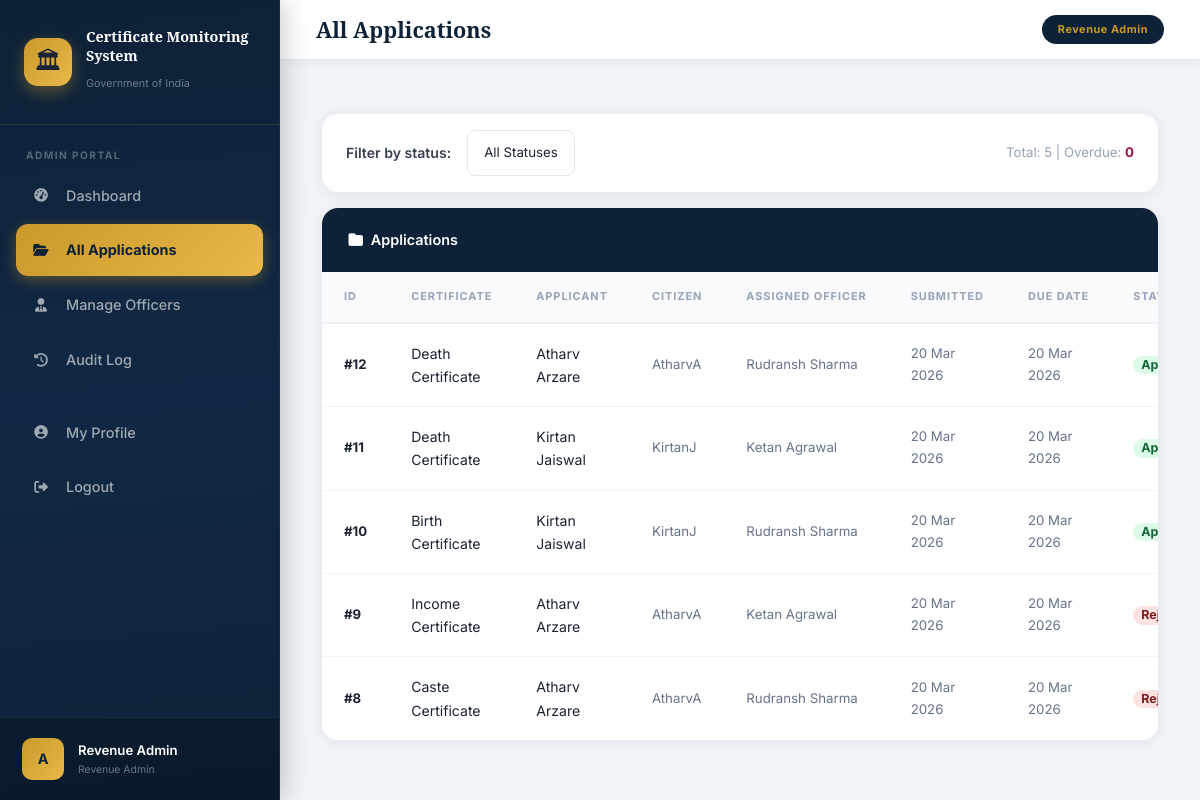
Screenshot of /admin-panel/applications/ (signed in) with the database file from the repository.
### users/models.py (models this page shows, shortened)
class User(AbstractUser):
    CITIZEN = 'CITIZEN'
    OFFICER = 'OFFICER'
    ADMIN = 'ADMIN'
    ROLE_CHOICES = [
        (CITIZEN, 'Citizen'),
        (OFFICER, 'Revenue Officer'),
        (ADMIN, 'Revenue Admin'),
    ]
    role = models.CharField(max_length=10, choices=ROLE_CHOICES, default=CITIZEN)
    phone = models.CharField(max_length=15, blank=True)
    address = models.TextField(blank=True)
    created_at = models.DateTimeField(auto_now_add=True)
    def is_citizen(self):
        return self.role == self.CITIZEN
    def is_officer(self):
        return self.role == self.OFFICER
    def is_admin(self):
        return self.role == self.ADMIN
    def get_role_display_name(self):
        return dict(self.ROLE_CHOICES).get(self.role, self.role)

class OfficerProfile(models.Model):
    user = models.OneToOneField(User, on_delete=models.CASCADE, related_name='officer_profile')
    designation = models.CharField(max_length=100, default='Revenue Officer')
    workload_count = models.IntegerField(default=0)
    is_active = models.BooleanField(default=True)
    is_flagged = models.BooleanField(default=False)
    flag_reason = models.TextField(blank=True)
    admin_remarks = models.TextField(blank=True)
    joined_date = models.DateTimeField(auto_now_add=True)

### applications/models.py (models this page shows, shortened)
class CertificateApplication(models.Model):
    SUBMITTED = 'SUBMITTED'
    ASSIGNED = 'ASSIGNED'
    APPROVED = 'APPROVED'
    REJECTED = 'REJECTED'
    OVERDUE = 'OVERDUE'
    STATUS_CHOICES = [
        (SUBMITTED, 'Submitted'),
        (ASSIGNED, 'Assigned'),
        (APPROVED, 'Approved'),
        (REJECTED, 'Rejected'),
        (OVERDUE, 'Overdue'),
    ]
    CASTE = 'CASTE'
    INCOME = 'INCOME'
    BIRTH = 'BIRTH'
    DEATH = 'DEATH'
    CERTIFICATE_CHOICES = [
        (CASTE, 'Caste Certificate'),
        (INCOME, 'Income Certificate'),
        (BIRTH, 'Birth Certificate'),
        (DEATH, 'Death Certificate'),
    ]
    citizen = models.ForeignKey(User, on_delete=models.CASCADE, related_name='applications')
    assigned_officer = models.ForeignKey(
        OfficerProfile, on_delete=models.SET_NULL, null=True, blank=True,
        related_name='assigned_applications'
    )
    certificate_type = models.CharField(max_length=20, choices=CERTIFICATE_CHOICES)
    status = models.CharField(max_length=15, choices=STATUS_CHOICES, default=SUBMITTED)
    applicant_name = models.CharField(max_length=100)
    applicant_dob = models.DateField()
    applicant_gender = models.CharField(max_length=10, choices=[
        ('Male', 'Male'), ('Female', 'Female'), ('Other', 'Other')
    ])
    applicant_phone = models.CharField(max_length=15)
    applicant_address = models.TextField()
    aadhar_number = models.CharField(max_length=12)
    aadhar_photo = models.ImageField(upload_to='aadhar/%Y/%m/', null=True, blank=True)
    caste_name = models.CharField(max_length=100, blank=True)
    caste_category = models.CharField(max_length=10, blank=True, choices=[
        ('SC', 'SC'), ('ST', 'ST'), ('OBC', 'OBC'), ('General', 'General'),
    ])
    father_name = models.CharField(max_length=100, blank=True)
    purpose = models.TextField(blank=True)
    annual_income = models.CharField(max_length=20, blank=True)
    occupation = models.CharField(max_length=100, blank=True)
    income_purpose = models.TextField(blank=True)
    birth_place = models.CharField(max_length=200, blank=True)
    mother_name = models.CharField(max_length=100, blank=True)
    birth_father_name = models.CharField(max_length=100, blank=True)
    hospital_name = models.CharField(max_length=200, blank=True)
    deceased_name = models.CharField(max_length=100, blank=True)
    death_date = models.DateField(null=True, blank=True)
    death_place = models.CharField(max_length=200, blank=True)
    cause_of_death = models.CharField(max_length=200, blank=True)
    informant_name = models.CharField(max_length=100, blank=True)
    relation_to_deceased = models.CharField(max_length=50, blank=True)
    submitted_date = models.DateTimeField(default=timezone.now)
    assigned_date = models.DateTimeField(null=True, blank=True)
    due_date = models.DateTimeField(null=True, blank=True)
    processed_date = models.DateTimeField(null=True, blank=True)
    remarks = models.TextField(blank=True)
    class Meta:
        ordering = ['-submitted_date']
    def days_remaining(self):
        if self.due_date and self.status in [self.ASSIGNED, self.OVERDUE]:
            delta = self.due_date - timezone.now()
            return delta.days
        return None

### admin_panel/views.py (the view)
    def wrapper(request, *args, **kwargs):
        if not request.user.is_authenticated or not request.user.is_admin():
            messages.error(request, 'Access denied. Admin only.')
            return redirect('login')
        return view_func(request, *args, **kwargs)

### admin_panel/views.py (called while the page is built)
def admin_required(view_func):
    def wrapper(request, *args, **kwargs):
        if not request.user.is_authenticated or not request.user.is_admin():
            messages.error(request, 'Access denied. Admin only.')
            return redirect('login')
        return view_func(request, *args, **kwargs)
    return wrapper

@login_required
@admin_required
def all_applications(request):
    OverdueService.check_and_mark_overdue()
    status_filter = request.GET.get('status', '')
    applications = CertificateApplication.objects.select_related('citizen', 'assigned_officer__user')
    if status_filter:
        applications = applications.filter(status=status_filter)
    total = CertificateApplication.objects.count()
    overdue_count = CertificateApplication.objects.filter(status='OVERDUE').count()
    return render(request, 'admin_panel/all_applications.html', {
        'applications': applications,
        'status_filter': status_filter,
        'total': total,
        'overdue_count': overdue_count,
    })

### automation/services.py (called while the page is built, shortened)
    @staticmethod
    def check_and_mark_overdue():
        from applications.models import CertificateApplication
        from automation.models import AuditLog
        now = timezone.now()
        overdue_apps = CertificateApplication.objects.filter(
            status='ASSIGNED',
            due_date__lt=now
        )
        count = 0
        return count

### templates/admin_panel/all_applications.html (shortened to what this page needs)
{% extends 'base.html' %}
{% block page_title %}All Applications{% endblock %}
{% block active_apps %}active{% endblock %}
{% block content %}
<div class="card mb-3">
  <div class="card-body py-3 px-4">
    <form method="GET" class="d-flex gap-3 align-items-center flex-wrap">
      <label style="font-size:0.88rem;font-weight:600;color:#374151;margin:0;">Filter by status:</label>
      <select name="status" class="form-select" style="width:auto;font-size:0.83rem;border-radius:8px;" onchange="this.form.submit()">
        <option value="">All Statuses</option>
      </select>
      <span class="ms-auto" style="font-size:0.83rem;color:#94a3b8;">Total: {{ total }} | Overdue: <strong style="color:#9f1239;">{{ overdue_count }}</strong></span>
    </form>
  </div>
</div>
<div class="card">
  <div class="card-header-navy"><span><i class="fas fa-folder me-2"></i>Applications{% if status_filter %} — {{ status_filter }}{% endif %}</span></div>
  <div class="card-body p-0">
    <div class="table-responsive">
      <table class="table table-clean mb-0">
        <thead>
          <tr>
            <th>ID</th><th>Certificate</th><th>Applicant</th><th>Citizen</th>
            <th>Assigned Officer</th><th>Submitted</th><th>Due Date</th><th>Status</th>
          </tr>
        </thead>
        <tbody>
          {% for app in applications %}
          <tr {% if app.status == 'OVERDUE' %}style="background:#fff5f5;"{% endif %}>
            <td><strong>#{{ app.id }}</strong></td>
            <td style="font-size:0.88rem;">{{ app.get_certificate_type_display }}</td>
            <td style="font-size:0.88rem;">{{ app.applicant_name }}</td>
            <td style="font-size:0.83rem;color:#64748b;">{{ app.citizen.username }}</td>
            <td style="font-size:0.83rem;color:#64748b;">
              {% if app.assigned_officer %}{{ app.assigned_officer.user.get_full_name|default:app.assigned_officer.user.username }}{% else %}<span style="color:#ef4444;">Unassigned</span>{% endif %}
            </td>
            <td style="font-size:0.83rem;color:#64748b;">{{ app.submitted_date|date:"d M Y" }}</td>
            <td style="font-size:0.83rem;">
              {% if app.due_date %}
                <span style="color:{% if app.status == 'OVERDUE' %}#9f1239{% elif app.days_remaining is not None and app.days_remaining <= 2 %}#c9992a{% else %}#64748b{% endif %};">
                  {{ app.due_date|date:"d M Y" }}
                </span>
              {% else %}—{% endif %}
            </td>
            <td>
              {% if app.status == 'APPROVED' %}<span class="badge" style="background:#dcfce7;color:#166534;border-radius:10px;font-size:0.78rem;padding:3px 8px;">Approved</span>
              {% elif app.status == 'REJECTED' %}<span class="badge" style="background:#fee2e2;color:#7f1d1d;border-radius:10px;font-size:0.78rem;padding:3px 8px;">Rejected</span>
              {% elif app.status == 'OVERDUE' %}<span class="badge" style="background:#fce7f3;color:#9f1239;border-radius:10px;font-size:0.78rem;padding:3px 8px;">⚠ Overdue</span>
              {% elif app.status == 'ASSIGNED' %}<span class="badge" style="background:#fef3c7;color:#92400e;border-radius:10px;font-size:0.78rem;padding:3px 8px;">Assigned</span>
              {% else %}<span class="badge" style="background:#dbeafe;color:#1e3a8a;border-radius:10px;font-size:0.78rem;padding:3px 8px;">Submitted</span>{% endif %}
            </td>
          </tr>
          {% empty %}
          <tr><td colspan="8" class="text-center text-muted py-4" style="font-size:0.85rem;">No applications found.</td></tr>
          {% endfor %}
        </tbody>
      </table>
    </div>
  </div>
</div>
{% endblock %}

### templates/base.html (shortened to what this page needs)
<!DOCTYPE html>
<html lang="en">
<head>
    <link href="https://cdn.jsdelivr.net/npm/bootstrap@5.3.2/dist/css/bootstrap.min.css" rel="stylesheet">
    <link href="https://cdnjs.cloudflare.com/ajax/libs/font-awesome/6.5.0/css/all.min.css" rel="stylesheet">
</head>
<body>
{% if user.is_authenticated %}
<div class="sidebar">
    <div class="sidebar-brand">
        <div class="emblem">🏛</div>
        <div class="brand-text">
            <span class="brand-title">Certificate Monitoring System</span>
            <span class="brand-sub">Government of India</span>
        </div>
    </div>
    <div class="sidebar-section">
        {% if user.is_admin %}
        <div class="sidebar-section-label">Admin Portal</div>
        <a href="{% url 'admin_dashboard' %}" class="nav-link-item {% block active_dashboard %}{% endblock %}">
            <span class="icon"><i class="fas fa-gauge-high"></i></span> Dashboard
        </a>
        <a href="{% url 'all_applications' %}" class="nav-link-item {% block active_apps %}{% endblock %}">
            <span class="icon"><i class="fas fa-folder-open"></i></span> All Applications
        </a>
        <a href="{% url 'manage_officers' %}" class="nav-link-item {% block active_officers %}{% endblock %}">
            <span class="icon"><i class="fas fa-user-tie"></i></span> Manage Officers
        </a>
        <a href="{% url 'audit_log' %}" class="nav-link-item {% block active_audit %}{% endblock %}">
            <span class="icon"><i class="fas fa-clock-rotate-left"></i></span> Audit Log
        </a>
        {% endif %}
        <hr class="sidebar-divider">
        <a href="{% url 'profile' %}" class="nav-link-item">
            <span class="icon"><i class="fas fa-user-circle"></i></span> My Profile
        </a>
        <a href="{% url 'logout' %}" class="nav-link-item">
            <span class="icon"><i class="fas fa-right-from-bracket"></i></span> Logout
        </a>
    </div>
    <div class="sidebar-user">
        <div class="avatar">{{ user.username|first|upper }}</div>
        <div style="overflow:hidden; flex:1;">
            <div class="user-name">{{ user.get_full_name|default:user.username }}</div>
            <div class="user-role">{{ user.get_role_display_name }}</div>
        </div>
    </div>
</div>
<div class="main-wrapper">
    <div class="topbar">
        <div class="page-title">{% block page_title %}{% endblock %}</div>
        <span class="topbar-badge">{{ user.get_role_display_name }}</span>
    </div>
    <div class="messages-container">
    </div>
    <div class="content-area">
        {% block content %}{% endblock %}
    </div>
</div>
{% else %}
{% block auth_content %}{% endblock %}
{% endif %}
</body>
</html>

### rows the page displays
User: username|first "A", get_full_name "Revenue Admin", get_role_display_name "Revenue Admin"
CertificateApplication: id "12", certificate_type "Death Certificate", applicant_name "Atharv Arzare", citizen.username "AtharvA", assigned_officer.user.get_full_name "Rudransh Sharma", submitted_date "20 Mar 2026", due_date "20 Mar 2026", status "Approved"
CertificateApplication: id "11", certificate_type "Death Certificate", applicant_name "Kirtan Jaiswal", citizen.username "KirtanJ", assigned_officer.user.get_full_name "Ketan Agrawal", submitted_date "20 Mar 2026", due_date "20 Mar 2026", status "Approved"
CertificateApplication: id "10", certificate_type "Birth Certificate", applicant_name "Kirtan Jaiswal", citizen.username "KirtanJ", assigned_officer.user.get_full_name "Rudransh Sharma", submitted_date "20 Mar 2026", due_date "20 Mar 2026", status "Approved"
CertificateApplication: id "9", certificate_type "Income Certificate", applicant_name "Atharv Arzare", citizen.username "AtharvA", assigned_officer.user.get_full_name "Ketan Agrawal", submitted_date "20 Mar 2026", due_date "20 Mar 2026", status "Rejected"
CertificateApplication: id "8", certificate_type "Caste Certificate", applicant_name "Atharv Arzare", citizen.username "AtharvA", assigned_officer.user.get_full_name "Rudransh Sharma", submitted_date "20 Mar 2026", due_date "20 Mar 2026", status "Rejected"

### other values shown
{{ total }} "5"
{{ overdue_count }} "0"
